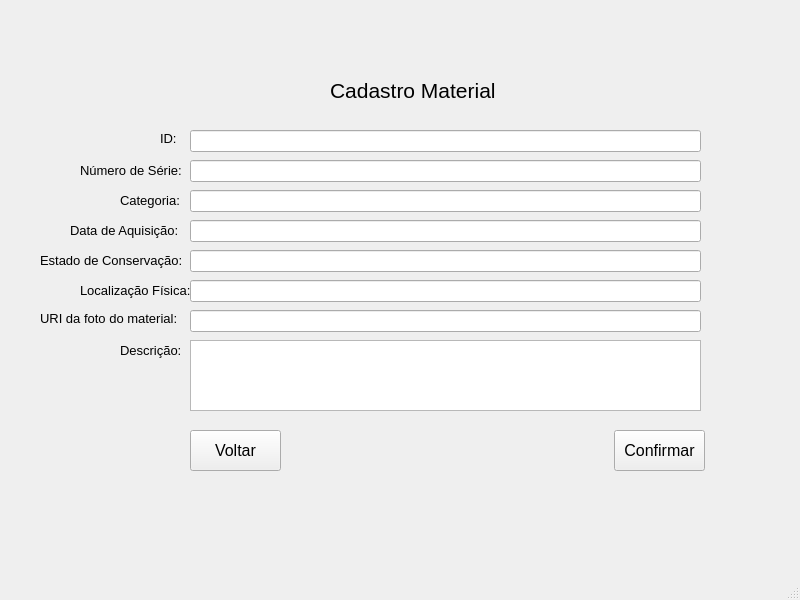
<?xml version="1.0" encoding="UTF-8"?>
<ui version="4.0">
 <class>MainWindow</class>
 <widget class="QMainWindow" name="MainWindow">
  <property name="geometry">
   <rect>
    <x>0</x>
    <y>0</y>
    <width>800</width>
    <height>600</height>
   </rect>
  </property>
  <property name="windowTitle">
   <string>MainWindow</string>
  </property>
  <widget class="QWidget" name="centralwidget">
   <widget class="QLineEdit" name="Categoria_Txt">
    <property name="geometry">
     <rect>
      <x>190</x>
      <y>190</y>
      <width>511</width>
      <height>22</height>
     </rect>
    </property>
   </widget>
   <widget class="QLabel" name="ID">
    <property name="geometry">
     <rect>
      <x>160</x>
      <y>130</y>
      <width>21</width>
      <height>16</height>
     </rect>
    </property>
    <property name="font">
     <font>
      <pointsize>10</pointsize>
     </font>
    </property>
    <property name="text">
     <string>ID:</string>
    </property>
   </widget>
   <widget class="QLabel" name="Estado_Conservacao">
    <property name="geometry">
     <rect>
      <x>40</x>
      <y>250</y>
      <width>151</width>
      <height>21</height>
     </rect>
    </property>
    <property name="font">
     <font>
      <pointsize>10</pointsize>
     </font>
    </property>
    <property name="text">
     <string>Estado de Conservação:</string>
    </property>
   </widget>
   <widget class="QLabel" name="Data_Aquisicao">
    <property name="geometry">
     <rect>
      <x>70</x>
      <y>220</y>
      <width>121</width>
      <height>21</height>
     </rect>
    </property>
    <property name="font">
     <font>
      <pointsize>10</pointsize>
     </font>
    </property>
    <property name="text">
     <string>Data de Aquisição:</string>
    </property>
   </widget>
   <widget class="QLabel" name="Categoria">
    <property name="geometry">
     <rect>
      <x>120</x>
      <y>190</y>
      <width>81</width>
      <height>21</height>
     </rect>
    </property>
    <property name="font">
     <font>
      <pointsize>10</pointsize>
     </font>
    </property>
    <property name="text">
     <string>Categoria:</string>
    </property>
   </widget>
   <widget class="QLabel" name="Cadastro_Material">
    <property name="geometry">
     <rect>
      <x>330</x>
      <y>70</y>
      <width>191</width>
      <height>41</height>
     </rect>
    </property>
    <property name="font">
     <font>
      <pointsize>16</pointsize>
     </font>
    </property>
    <property name="text">
     <string>Cadastro Material</string>
    </property>
   </widget>
   <widget class="QLabel" name="URI">
    <property name="geometry">
     <rect>
      <x>40</x>
      <y>310</y>
      <width>141</width>
      <height>16</height>
     </rect>
    </property>
    <property name="font">
     <font>
      <pointsize>10</pointsize>
     </font>
    </property>
    <property name="text">
     <string>URI da foto do material: </string>
    </property>
   </widget>
   <widget class="QLabel" name="Descricao">
    <property name="geometry">
     <rect>
      <x>120</x>
      <y>340</y>
      <width>71</width>
      <height>21</height>
     </rect>
    </property>
    <property name="font">
     <font>
      <pointsize>10</pointsize>
     </font>
    </property>
    <property name="text">
     <string>Descrição:</string>
    </property>
   </widget>
   <widget class="QLabel" name="Numero_Serie">
    <property name="geometry">
     <rect>
      <x>80</x>
      <y>160</y>
      <width>121</width>
      <height>20</height>
     </rect>
    </property>
    <property name="font">
     <font>
      <pointsize>10</pointsize>
     </font>
    </property>
    <property name="text">
     <string>Número de Série:</string>
    </property>
   </widget>
   <widget class="QPushButton" name="Botao_Volta">
    <property name="geometry">
     <rect>
      <x>190</x>
      <y>430</y>
      <width>91</width>
      <height>41</height>
     </rect>
    </property>
    <property name="font">
     <font>
      <pointsize>12</pointsize>
     </font>
    </property>
    <property name="text">
     <string>Voltar</string>
    </property>
   </widget>
   <widget class="QLineEdit" name="ID_txt">
    <property name="geometry">
     <rect>
      <x>190</x>
      <y>130</y>
      <width>511</width>
      <height>22</height>
     </rect>
    </property>
   </widget>
   <widget class="QTextBrowser" name="Descricao_txt">
    <property name="geometry">
     <rect>
      <x>190</x>
      <y>340</y>
      <width>511</width>
      <height>71</height>
     </rect>
    </property>
    <property name="readOnly">
     <bool>false</bool>
    </property>
    <property name="html">
     <string>&lt;!DOCTYPE HTML PUBLIC &quot;-//W3C//DTD HTML 4.0//EN&quot; &quot;http://www.w3.org/TR/REC-html40/strict.dtd&quot;&gt;
&lt;html&gt;&lt;head&gt;&lt;meta name=&quot;qrichtext&quot; content=&quot;1&quot; /&gt;&lt;style type=&quot;text/css&quot;&gt;
p, li { white-space: pre-wrap; }
&lt;/style&gt;&lt;/head&gt;&lt;body style=&quot; font-family:'MS Shell Dlg 2'; font-size:8.25pt; font-weight:400; font-style:normal;&quot;&gt;
&lt;p style=&quot;-qt-paragraph-type:empty; margin-top:0px; margin-bottom:0px; margin-left:0px; margin-right:0px; -qt-block-indent:0; text-indent:0px; font-family:'Segoe UI'; font-size:9pt;&quot;&gt;&lt;br /&gt;&lt;/p&gt;&lt;/body&gt;&lt;/html&gt;</string>
    </property>
   </widget>
   <widget class="QLineEdit" name="Numero_Serie_txt">
    <property name="geometry">
     <rect>
      <x>190</x>
      <y>160</y>
      <width>511</width>
      <height>22</height>
     </rect>
    </property>
   </widget>
   <widget class="QPushButton" name="Botao_Confirma">
    <property name="geometry">
     <rect>
      <x>614</x>
      <y>430</y>
      <width>91</width>
      <height>41</height>
     </rect>
    </property>
    <property name="font">
     <font>
      <pointsize>12</pointsize>
     </font>
    </property>
    <property name="text">
     <string>Confirmar</string>
    </property>
   </widget>
   <widget class="QLineEdit" name="Estado_Conservacao_txt">
    <property name="geometry">
     <rect>
      <x>190</x>
      <y>250</y>
      <width>511</width>
      <height>22</height>
     </rect>
    </property>
   </widget>
   <widget class="QLabel" name="Localizacao">
    <property name="geometry">
     <rect>
      <x>80</x>
      <y>280</y>
      <width>111</width>
      <height>21</height>
     </rect>
    </property>
    <property name="font">
     <font>
      <pointsize>10</pointsize>
     </font>
    </property>
    <property name="text">
     <string>Localização Física:</string>
    </property>
   </widget>
   <widget class="QLineEdit" name="Localizacao_txt">
    <property name="geometry">
     <rect>
      <x>190</x>
      <y>280</y>
      <width>511</width>
      <height>22</height>
     </rect>
    </property>
   </widget>
   <widget class="QLineEdit" name="URI_txt">
    <property name="geometry">
     <rect>
      <x>190</x>
      <y>310</y>
      <width>511</width>
      <height>22</height>
     </rect>
    </property>
   </widget>
   <widget class="QLineEdit" name="Categoria_Txt_2">
    <property name="geometry">
     <rect>
      <x>190</x>
      <y>220</y>
      <width>511</width>
      <height>22</height>
     </rect>
    </property>
   </widget>
  </widget>
  <widget class="QStatusBar" name="statusbar"/>
 </widget>
 <resources/>
 <connections/>
</ui>
